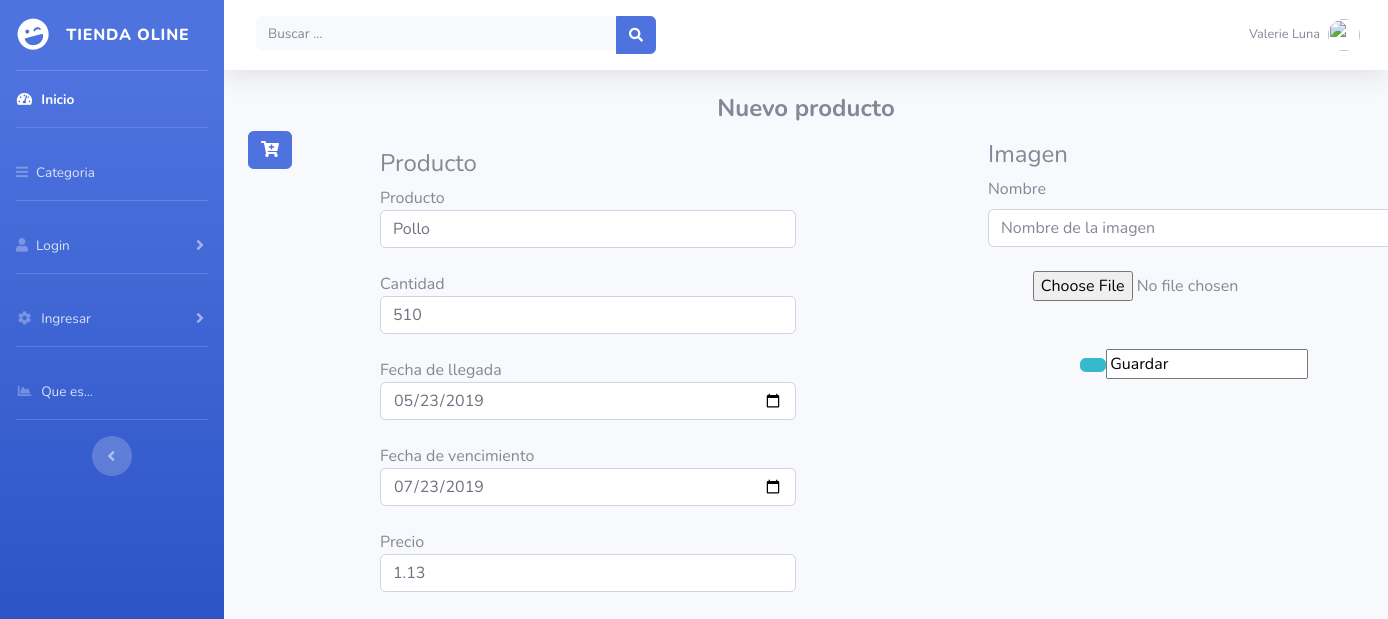
Screenshot of /producto/agregar/2 with the database file from the repository.
### tables this page shows
CREATE TABLE `productos` (
  `id` int(11) NOT NULL,
  `nombre` varchar(150) NOT NULL,
  `descripcion` varchar(200) NOT NULL,
  `cantidad` int(5) NOT NULL,
  `f_llegada` date DEFAULT NULL,
  `f_expiracion` date DEFAULT NULL,
  `precio` decimal(16,2) NOT NULL,
  `img` varchar(50) NOT NULL
);

### application/controllers/Producto.php (called while the page is built, shortened)
 <?php
    class Producto extends CI_Controller{
        public function agregar($id = 0)
        {
            if ($id == 0) {
                $this->load->view('layout/menu');
                $this->load->view('productos/agregar');
                $this->load->view('layout/footer');
            }else {
                $u = $this->ProductoModel->Obtenerid($id);
                $a['producto'] = $u;
                $this->load->view('layout/menu');
                $this->load->view('productos/agregar',$a);
                $this->load->view('layout/footer');
            }
        }
    }
?>

### index.php (called while the page is built, shortened)
<?php
require_once BASEPATH.'core/CodeIgniter.php';

### application/models/ProductoModel.php (called while the page is built, shortened)
<?php
    class ProductoModel extends CI_Model
    {
        public function Obtenerid($id)
        {
            return $this->db->query("SELECT * FROM productos WHERE id = $id")->row();
        }
    }
?>

### application/views/productos/agregar.php (the view, shortened to what this page needs)
</head>
<body>
<center><h4><b>Nuevo producto</b></h4></center>
    <div class="box1">
        <form action="<?= base_url('producto/ingresar')?>" method = "POST" enctype="multipart/form-data">
            <input type="hidden" name="id" value = "<?= $producto->id ?? '' ?>"><br>
            <h4>Producto</h4>
            Producto
            <input class="form-control" id = "nom" type="text" name = "nombre" placeholder ="Producto" value = "<?= $producto->nombre ?? '' ?>"><br>
            Cantidad
            <input class="form-control" id = "cant" type="number" name = "cantidad" placeholder = "Cantidad" value = "<?= $producto->cantidad ?? '' ?>"><br>
            Fecha de llegada
            <input class="form-control" type="date" name = "f_llegada" placeholder = "Fecha de entrega" value = "<?= $producto->f_llegada ?? '' ?>"><br>
            Fecha de vencimiento
            <input class="form-control" type="date" name = "f_expiracion" placeholder="Fecha de caducación" value = "<?= $producto->f_expiracion ?? '' ?>"><br>
            Precio
            <input class="form-control" id = "prec" type="text" name="precio" placeholder="Precio" value = "<?= $producto->precio ?? '' ?>"><br>
            </div>
            <div class="box2">
            <h4>Imagen</h4>
                <label for="archivo">Nombre</label><br/>
                <input class="form-control" name="img" placeholder="Nombre de la imagen"><br>
                <center><input type="file" name="archivo"/><br/>
            <br><br><button class="btn btn-info" type="submit"></button><input  value = "Guardar">&nbsp;</i><br></center>
    </div>
    <button type="submit" class="btn btn-primary"><i class="fas fa-cart-plus"></i></button>

### application/views/productos/agregar.php (style rules this page uses)
.box1 { box-sizing: content-box; width: 30%; padding: 30px; text-decoration: none; position: absolute; top: 95px; left: 350px; border-radius: 10px; border:10px; }
.box2 { box-sizing: content-box; width: 30%; padding: 30px; text-decoration: none; position: absolute; top: 110px; padding-left: 740px; border-radius: 10px; border:10px; }

### rows the page displays
productos: nombre "Pollo", cantidad "510", f_llegada "05/23/2019", f_expiracion "07/23/2019", precio "1.13"
